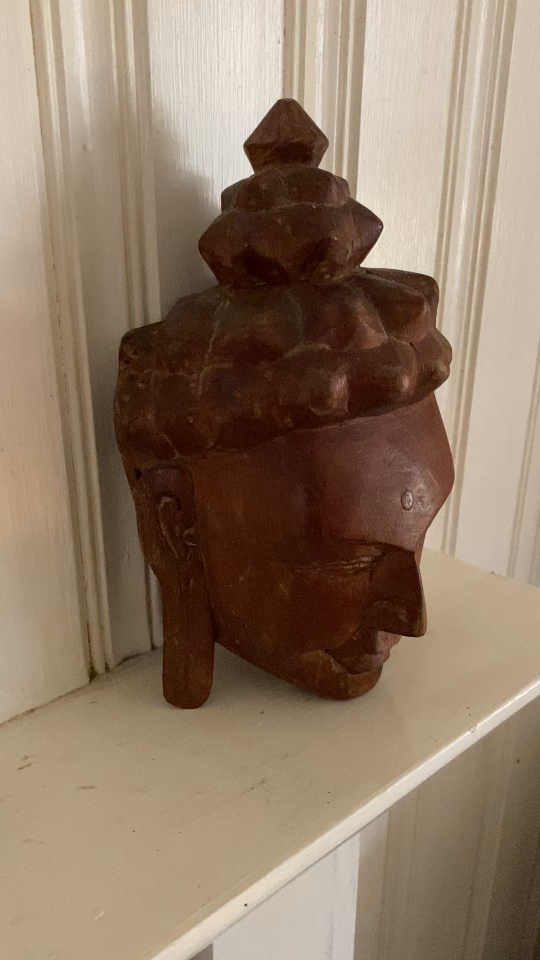
#> input picture SampleImages/buddha_001.png, 1080 x 1920 px (shown at 1/2 size); the run also reads 1 picture not shown here
$ python featureDetectMatch.py
#> lines starting #> are read from the running program, lines starting #| are printed output that depends on the picture
import cv2
import numpy as np
import os

def extract_orb_features(image_path, nfeatures=500):
    #Load Image
#> called with image_path = 'SampleImages/buddha_001.png', nfeatures = 500
    image=cv2.imread(image_path,cv2.IMREAD_GRAYSCALE)
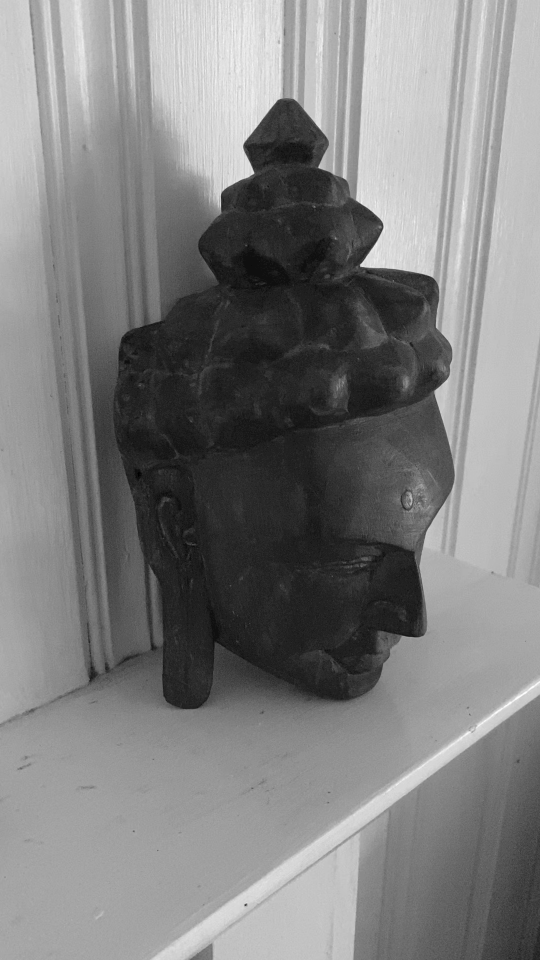
#> image: shape (1920, 1080) (shown at 1/2 size); min 0, max 255, mean 127.3
    if image is None:
        raise ValueError(f"Image at path '{image_path}' could not be load. ")

    #initialize ORB detector
    orb = cv2.ORB_create(nfeatures=nfeatures)

    # Detect Keypoint and compute Descriptors
    keypoints, descriptors = orb.detectAndCompute(image,None)
#> keypoints = 500 keypoints; strongest (x, y, size): (721, 530, 37.2), (722, 530, 53.6), (724, 527, 111.1), (726, 529, 92.6)

    return keypoints, descriptors, image


def match_features(descriptors1, descriptors2):
    # Initialize the Brute-Force matcher
    bf = cv2.BFMatcher(cv2.NORM_HAMMING, crossCheck=True)

    #Match descriptors
    matches = bf.match(descriptors1,descriptors2)

    #sort matches by distance (best matches first)
    matches = sorted(matches, key=lambda x: x.distance)

    return matches

def visualize_keypoints(image,keypoints):
    # draw keypoints on image
    image_with_keypoints = cv2.drawKeypoints(
        image, keypoints, None, color=(0,255,0),
        flags=cv2.DrawMatchesFlags_DRAW_RICH_KEYPOINTS
    )


    # Create a resizable window
    cv2.namedWindow('ORB Keypoints', cv2.WINDOW_NORMAL)

    # Set the window size (e.g., 1980x1080)
    cv2.resizeWindow('ORB Keypoints', 1980, 1080)

    # Display the image
    cv2.imshow('ORB Keypoints', image_with_keypoints)
    cv2.waitKey(0)
    cv2.destroyAllWindows()


if __name__=="__main__":
    script_directory = os.path.dirname(os.path.abspath(__file__))
    image_path1= os.path.join(script_directory, 'SampleImages', 'buddha_001.png')
    image_path2= os.path.join(script_directory, 'SampleImages', 'buddha_002.png')
    # keypoints, descriptors, image =extract_orb_features(image_path)
    # visualize_keypoints(image,keypoints)

    #Extract Features from both images
    kp1, des1, img1 = extract_orb_features(image_path1)
#> kp1 has the same summary as keypoints in extract_orb_features
    kp2, des2, img2 = extract_orb_features(image_path2)
#> in extract_orb_features (call 2), `keypoints, descriptors = orb.detectAndCompute(image,None)`: keypoints = 500 keypoints; strongest (x, y, size): (720, 530, 37.2), (722, 529, 64.3), (721, 530, 53.6), (724, 527, 111.1)
#> kp2 has the same summary as keypoints in extract_orb_features

    #match features
    matches = match_features(des1, des2)
#> in match_features, `matches = bf.match(descriptors1,descriptors2)`: matches = 332 matches
#> matches = 332 matches

    #Draw matches
    matched_image = cv2.drawMatches(img1,kp1,img2,kp2, matches[:50], None, flags=2)
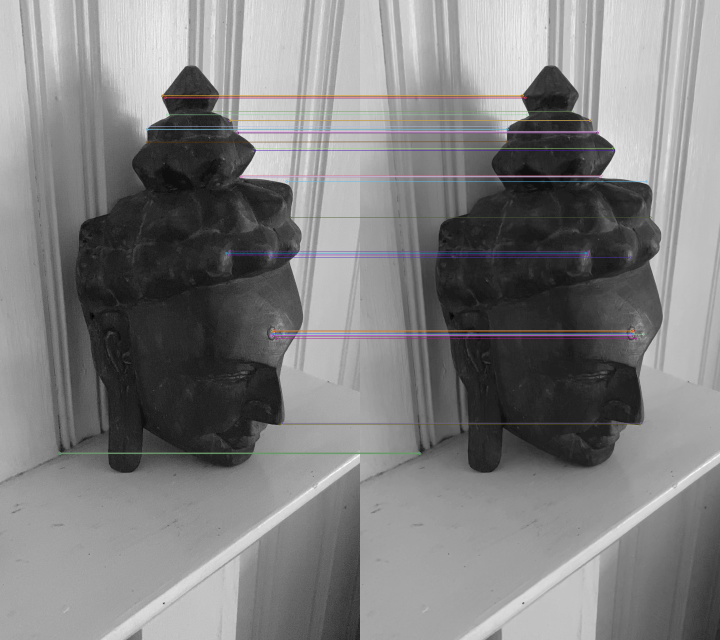
#> matched_image: shape (1920, 2160, 3) (shown at 1/3 size); mean of channels 0, 1, 2 127.6, 127.4, 127.7; drawn as B, G, R

    # Create a resizable window
    cv2.namedWindow('Feature Matches', cv2.WINDOW_NORMAL)

    # Set the window size (e.g., 1980x1080)
    cv2.resizeWindow('Feature Matches', 1980, 1080)

    #display the matched image
    cv2.imshow('Feature Matches', matched_image)
    cv2.waitKey(0)
    cv2.destroyAllWindows()
